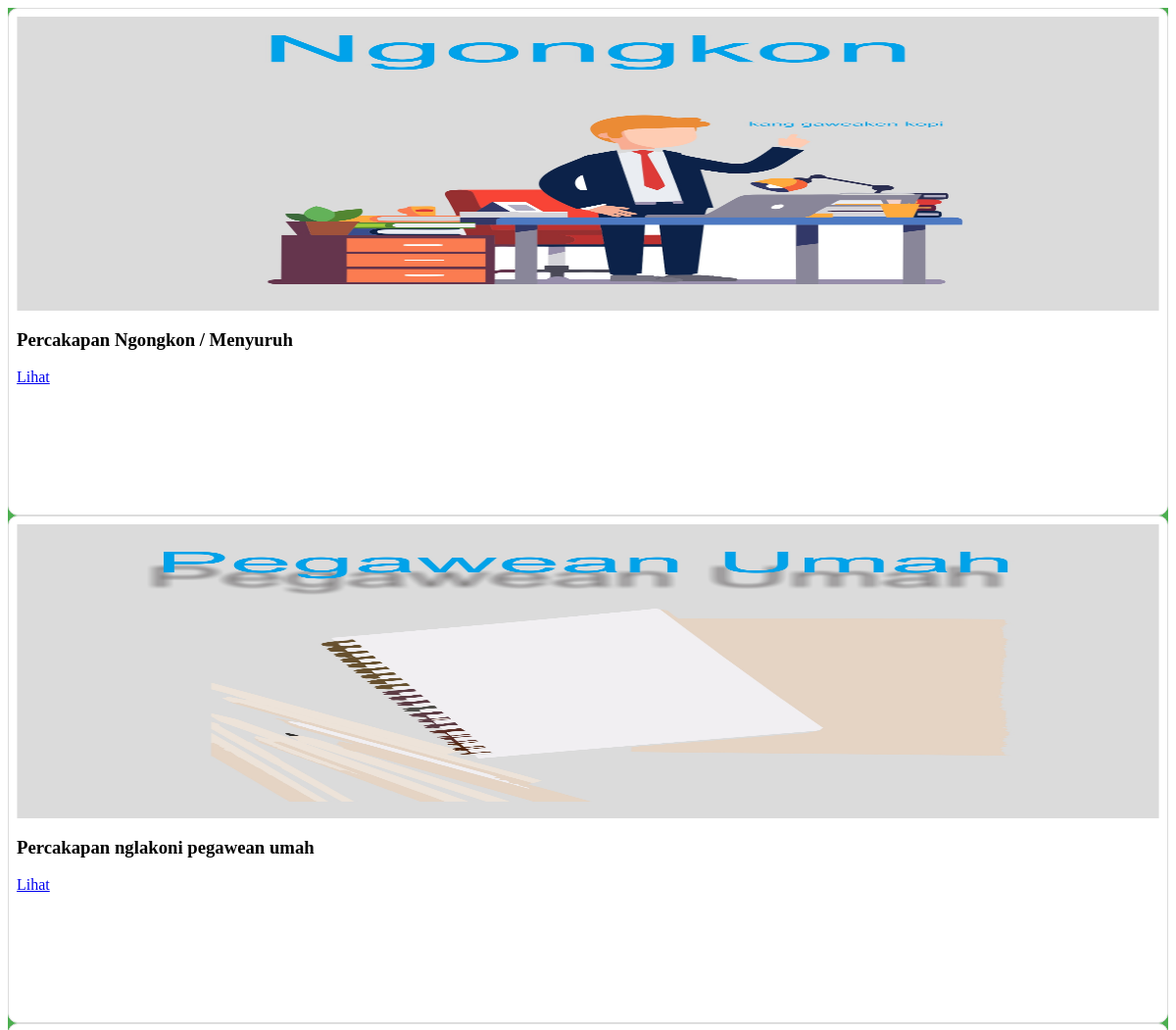
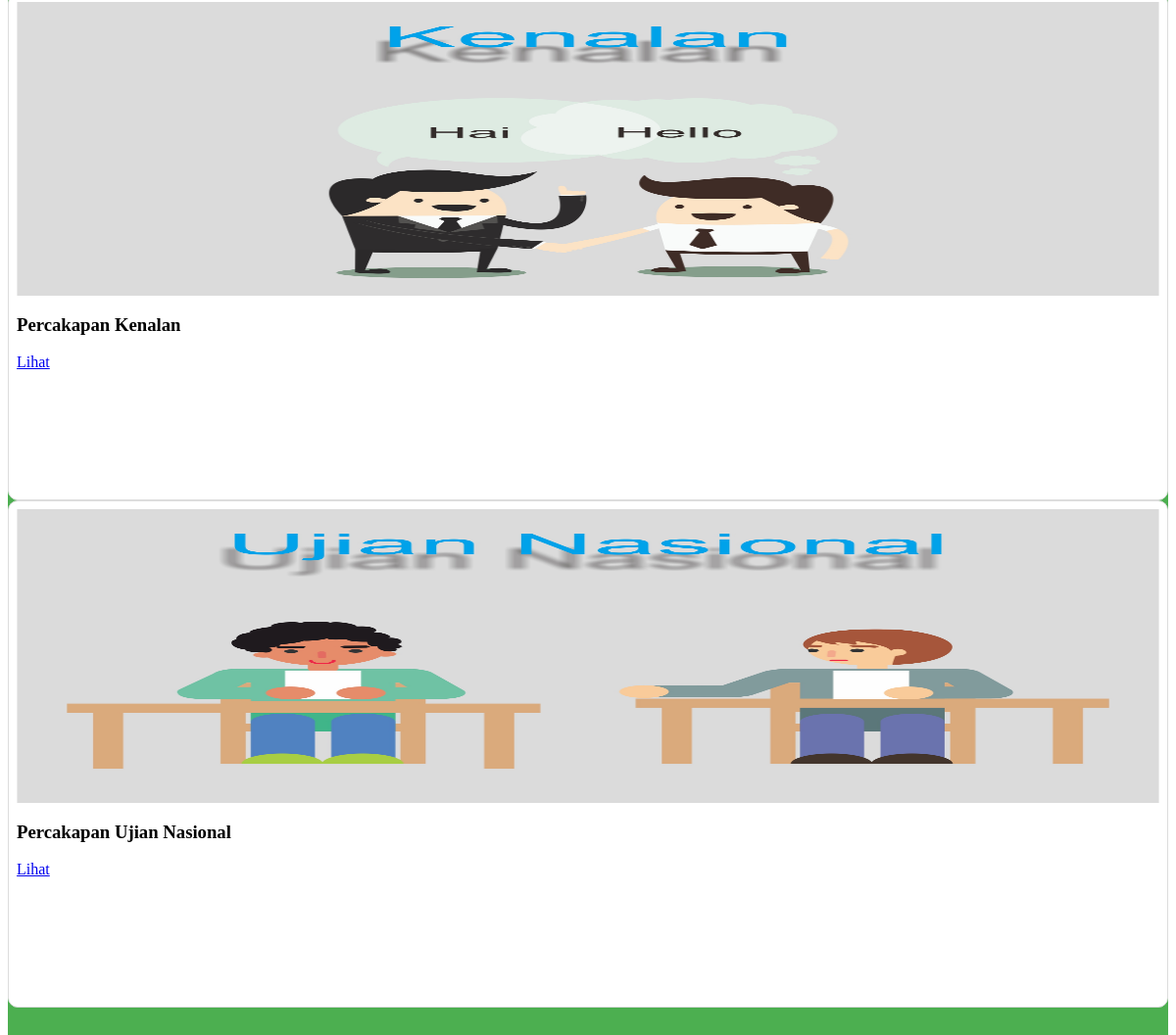
/user/pelajaran.php, run on the app's committed database (2 pictures, top to bottom).
### tables this page shows
CREATE TABLE `pelajaran` (
  `Id_pelajaran` int(11) NOT NULL,
  `judul` varchar(50) NOT NULL,
  `isi` text NOT NULL
);

### user/pelajaran.php (the view, shortened to what this page needs)
<div class="jumbotron" style="background-color: #4CAF50;">
     <div class="row">
    <?php
      $select=mysqli_query($koneksi, "SELECT * FROM pelajaran order by Id_pelajaran asc");
      while($isi = mysqli_fetch_array($select)){
    ?>
      <div class="col-sm-3 col-md-3">
        <div class="thumbnail thumbnails">
          <img src="img/pelajaran/pelajaran<?php echo $isi['Id_pelajaran'] ?>.jpg" width="100%" height="300">
            <div class="caption">
              <h3><?php echo $isi['judul'] ?></h3>
              <p><a href="index.php?page=pelajaran<?php echo $isi['Id_pelajaran'] ?>" class="btn btn-primary" role="button">Lihat</a> </p>
            </div>
        </div>
      </div>
    <?php } ?>
 <br><br>
  </div>
</div>

### user/pelajaran.php (style rules this page uses)
#konten, .thumbnail { border: 1px solid #ddd; padding: 8px; border-radius: 10px; background: white; }
.thumbnails { height: 500px; }

### data on the page
pelajaran: shows a picture, judul "Percakapan Ngongkon / Menyuruh"
pelajaran: shows a picture, judul "Percakapan nglakoni pegawean umah"
pelajaran: shows a picture, judul "Percakapan Kenalan"
pelajaran: shows a picture, judul "Percakapan Ujian Nasional"
